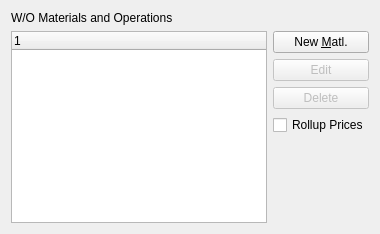
                 <widget class="QWidget" name="_workOrderPage">
                  <layout class="QVBoxLayout" name="verticalLayout_7">
                   <item>
                    <layout class="QVBoxLayout" name="verticalLayout_5">
                     <item>
                      <widget class="QLabel" name="_woListLit">
                       <property name="sizePolicy">
                        <sizepolicy hsizetype="Expanding" vsizetype="Preferred">
                         <horstretch>0</horstretch>
                         <verstretch>0</verstretch>
                        </sizepolicy>
                       </property>
                       <property name="text">
                        <string>W/O Materials and Operations</string>
                       </property>
                      </widget>
                     </item>
                     <item>
                      <layout class="QHBoxLayout" name="horizontalLayout_9">
                       <item>
                        <widget class="XTreeWidget" name="_woIndentedList"/>
                       </item>
                       <item>
                        <layout class="QVBoxLayout" name="verticalLayout_6">
                         <item>
                          <widget class="QPushButton" name="_supplyWoNewMatl">
                           <property name="enabled">
                            <bool>true</bool>
                           </property>
                           <property name="text">
                            <string>New &amp;Matl.</string>
                           </property>
                          </widget>
                         </item>
                         <item>
                          <widget class="QPushButton" name="_supplyWoEdit">
                           <property name="enabled">
                            <bool>false</bool>
                           </property>
                           <property name="text">
                            <string>Edit</string>
                           </property>
                          </widget>
                         </item>
                         <item>
                          <widget class="QPushButton" name="_supplyWoDelete">
                           <property name="enabled">
                            <bool>false</bool>
                           </property>
                           <property name="text">
                            <string>Delete</string>
                           </property>
                          </widget>
                         </item>
                         <item>
                          <widget class="QCheckBox" name="_supplyRollupPrices">
                           <property name="text">
                            <string>Rollup Prices</string>
                           </property>
                          </widget>
                         </item>
                         <item>
                          <spacer name="verticalSpacer">
                           <property name="orientation">
                            <enum>Qt::Vertical</enum>
                           </property>
                           <property name="sizeHint" stdset="0">
                            <size>
                             <width>20</width>
                             <height>17</height>
                            </size>
                           </property>
                          </spacer>
                         </item>
                        </layout>
                       </item>
                      </layout>
                     </item>
                    </layout>
                   </item>
                  </layout>
                 </widget>
